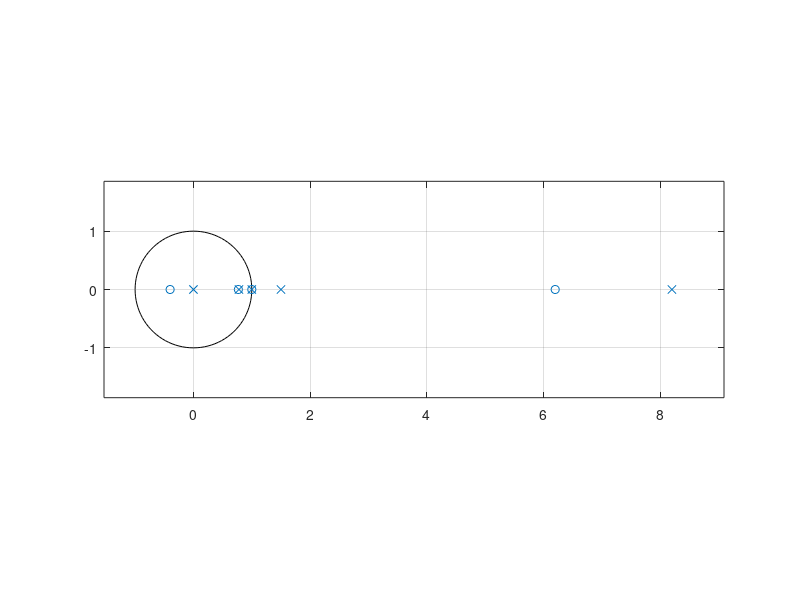

Write MATLAB code to recreate this figure.
pkg load signal;
clc;
z = [1 -0.4 6.2 0.77 ];
p = [0.78 1.5 0 1 8.2];

k = 1;

[num , den] = zp2tf(z,p , k);
zplane(num , den);



